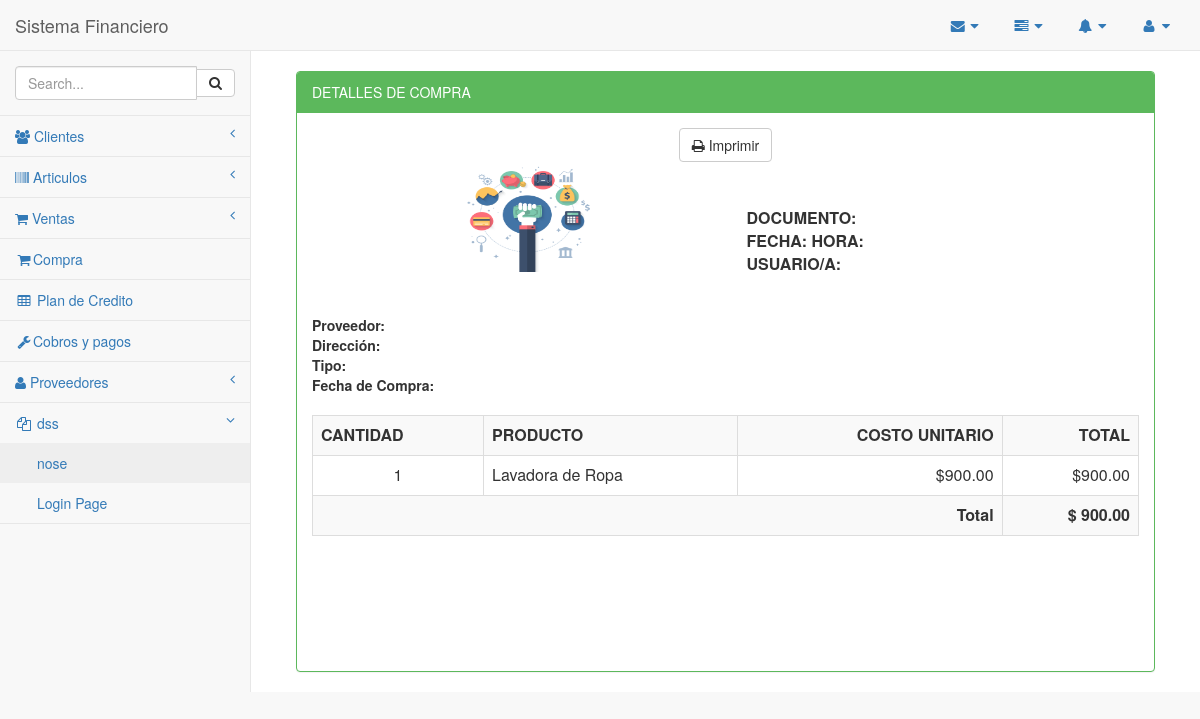
The app's page /compra/pro_contado.php, older data.
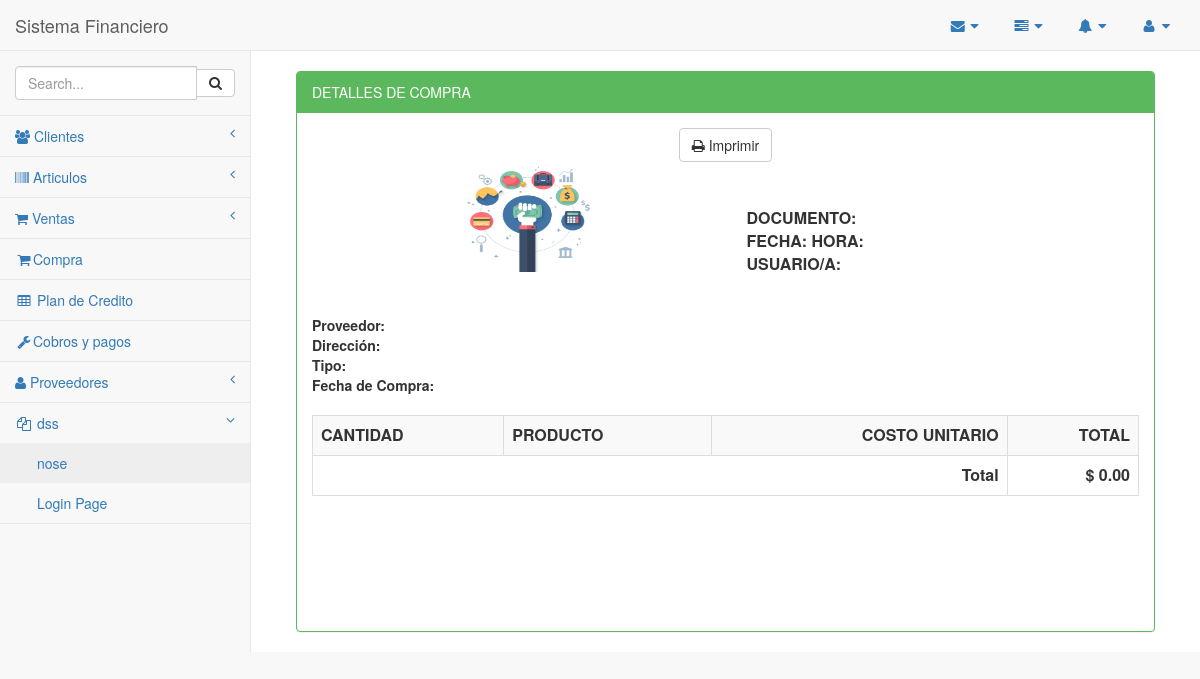
The same page, newer data.
### tables this page shows
CREATE TABLE `compra_tmp` (
  `id` int(10) NOT NULL,
  `id_articulo` int(10) DEFAULT NULL,
  `cant` int(10) DEFAULT NULL
);

CREATE TABLE `articulos` (
  `idarticulos` int(11) NOT NULL,
  `codigo` varchar(45) DEFAULT NULL,
  `nombre` varchar(45) DEFAULT NULL,
  `cantidad` int(11) DEFAULT NULL,
  `valor` float DEFAULT NULL,
  `marca` varchar(45) DEFAULT NULL,
  `estado` varchar(45) DEFAULT NULL,
  `unidad` int(11) DEFAULT NULL,
  `idproveedor` int(10) DEFAULT NULL,
  `idcategoria` int(10) DEFAULT NULL
);

### funciones.php (called while the page is built, shortened)
<?php
function formato($valor){
		return number_format($valor,2,".",",");
	}
        ?>

### compra/pro_contado.php (the view, shortened to what this page needs)
<?php
include_once '../conexion/php_conexion.php';
include_once '../funciones.php';
 include_once '../Plantilla/encabezado.php';
  include_once '../Plantilla/menuLateral.php';
        $pa=mysqli_query($conexion,"SELECT MAX(factura)as maximo FROM factura");
        if($row=mysqli_fetch_array($pa)){
            if($row['maximo']==NULL){
                $factura='10011011';
            }else{
                $factura=$row['maximo']+1;
            }
        }
?>
        <div id="page-wrapper">
            <div class="container-fluid">
            <div class="row">
                <div class="col-md-12">
                    <br/>
                  <div class="panel panel-green">
                        <div class="panel-heading">
                             DETALLES DE COMPRA
                        </div>
                        <div class="table-responsive">
                        <div class="panel-body">
                        <center><button onclick="imprimir();" class="btn btn-default"><i class=" fa fa-print "></i> Imprimir</button></center>
                        <div id="imprimeme">
                        <table width="100%">
                            <tr>
                                <td>
                                    <center>
                                        <img src="../Imagenes/finanzas.png" width="130" height="110"><br>
                                    <strong><?php  ?></strong><br>
                                    </center>
                                </td>
                                <td><br>
                                    <strong>DOCUMENTO: </strong><?php  ?><br>
                                    <strong>FECHA: </strong><?php  ?>
                                    <strong>HORA: </strong><?php  ?><br>
                                    <strong>USUARIO/A: </strong><?php  ?>
                                </td>
                            </tr>
                        </table><br>
                            <strong>Proveedor: </strong><?php  ?><br>
                            <strong>Dirección: </strong><?php  ?><br>
                            <strong>Tipo: </strong><?php  ?><br>
                            <strong>Fecha de Compra: </strong><br><br>
                          <table class="table table-striped table-bordered table-hover" width="100%" rules="all"  border="1">
                                            <tr>
                                                <td><strong>CANTIDAD</strong></td>
                                                <td><strong>PRODUCTO</strong></td>
                                                <td><div align="right"><strong>COSTO UNITARIO</strong></div></td>
                                                <td><div align="right"><strong>TOTAL</strong></div></td>
                                            </tr>
                                            <?php
                                                $neto=0;
                                                $neto_full=0;
                                                $pa=mysqli_query($conexion,"SELECT * FROM compra_tmp, articulos
                                                WHERE  compra_tmp.id_articulo=articulos.idarticulos");
                                                while($row=mysqli_fetch_array($pa)){
                                                    $cantidad=$row['cant'];
                                                    $codigo=$row['id_articulo'];
                                                    $cod=$row['codigo'];
                                                        $new=$row['valor'];
                                                    $importe=$row['cant']*$new;
                                                    $neto=$neto+$importe;
                                                    $importe_dos=$row['cant']*$new;
                                                    $neto_full=$neto_full+$importe_dos;
                                                     mysqli_query($conexion,"INSERT INTO factura (factura,valor,fecha) VALUE ('$factura','$neto','$fecha')");
                                                    $consultaAr=mysqli_query($conexion,"SELECT * FROM articulos WHERE idarticulos=".$row['id_articulo']."");
                                                    while($row=mysqli_fetch_array($consultaAr)){
                                                    $p_nombre=$row['nombre'];
                                                    }
                                                    $detalle_sql="INSERT INTO detalle_compra (factura,articulo,codigo, cantidad, valor, importe, tipo, fecha)
                                                                                  VALUES ('$factura','$codigo','$cod','$cantidad','$new','$importe_dos','COMPRA', '$fecha')";
                                                    mysqli_query($conexion,$detalle_sql);
                                                    $pwa=mysqli_query($conexion,"SELECT stock FROM inventario WHERE id_articulos='$codigo'");
                                                    if($roww=mysqli_fetch_array($pwa)){
                                                        $new_cant=$roww['stock']+$cantidad;
                                                        mysqli_query($conexion,"UPDATE inventario SET stock='$new_cant' WHERE id_articulos='$codigo'");
                                                    }
                                                    $detalle_sql="INSERT INTO kardex (factura, tipo, id_articulos, cantidad, costok, importe, stockk, fecha)
                                                                          VALUES ('$factura','COMPRA','$codigo','$cantidad','$new','$importe_dos','$new_cant','$fecha')";
                                                    mysqli_query($conexion,$detalle_sql);
                                            ?>
                                            <tr>
                                                <td align="center"><?php echo $cantidad; ?></td>
                                                <td><?php echo $p_nombre;  ?></td>
                                                <td><div align="right">$<?php echo formato($new); ?></div></td>
                                                <td><div align="right">$<?php echo formato($importe_dos); ?></div></td>
                                            </tr>
                                            <?php } ?>
                                            <tr>
                                              <td colspan="3"><div align="right"><strong>Total</strong></div></td>
                                              <td><div align="right"><strong>$ <?php echo formato($neto_full); ?></strong></div></td>
                                            </tr>
                                        </table>
                                        <div class="col-md-12">
                                         <br>
                                        <center>
                                            <?php  ?><br>
                                            <?php  ?><br>
                                            <?php  ?><br>
                                            <?php  ?><br>
                                        </center>
                 </div>
                        </div>
                    </div>
                    </div>
                </div>
            </div>
            </div>
        </div>
<?php
include_once '../Plantilla/inferior.php';
?>

### Plantilla/encabezado.php (shortened to what this page needs)
    <link href="../vendor/bootstrap/css/bootstrap.min.css" rel="stylesheet">
    <link href="../vendor/metisMenu/metisMenu.min.css" rel="stylesheet">
    <link href="../dist/css/sb-admin-2.css" rel="stylesheet">
    <link href="../vendor/font-awesome/css/font-awesome.min.css" rel="stylesheet" type="text/css">
<body>
    <div id="wrapper">
        <nav class="navbar navbar-default navbar-static-top" role="navigation" style="margin-bottom: 0">
            <div class="navbar-header">
                <a class="navbar-brand" href="../Inicio/index.php">Sistema Financiero</a>
            </div>
            <ul class="nav navbar-top-links navbar-right">
                <li class="dropdown">
                    <a class="dropdown-toggle" data-toggle="dropdown" href="#">
                        <i class="fa fa-envelope fa-fw"></i> <i class="fa fa-caret-down"></i>
                    </a>
                </li>
                <li class="dropdown">
                    <a class="dropdown-toggle" data-toggle="dropdown" href="#">
                        <i class="fa fa-tasks fa-fw"></i> <i class="fa fa-caret-down"></i>
                    </a>
                </li>
                <li class="dropdown">
                    <a class="dropdown-toggle" data-toggle="dropdown" href="#">
                        <i class="fa fa-bell fa-fw"></i> <i class="fa fa-caret-down"></i>
                    </a>
                </li>
                <li class="dropdown">
                    <a class="dropdown-toggle" data-toggle="dropdown" href="#">
                        <i class="fa fa-user fa-fw"></i> <i class="fa fa-caret-down"></i>
                    </a>
                </li>
            </ul>

### Plantilla/menuLateral.php (shortened to what this page needs)
<div class="navbar-default sidebar" role="navigation">
               <div class="sidebar-nav navbar-collapse">
                   <ul class="nav" id="side-menu">
                       <li class="sidebar-search">
                           <div class="input-group custom-search-form">
                               <input type="text" class="form-control" placeholder="Search...">
                               <span class="input-group-btn">
                                   <button class="btn btn-default" type="button">
                                       <i class="fa fa-search"></i>
                                   </button>
                               </span>
                           </div>
                       </li>
                       <li>
                           <a href="#"><i class="fa fa-users"></i> Clientes<span class="fa arrow"></span></a>
                       </li>
                       <li>
                           <a href="#"><i class="fa fa-barcode"></i> Articulos<span class="fa arrow"></span></a>
                       </li>
                       <li>
                           <a href="#"><i class="fa fa-shopping-cart "></i> Ventas<span class="fa arrow"></span></a>
                       </li>
                       <li>
                           <a href="../compra/compra.php"><i class="fa fa-shopping-cart fa-fw"></i>Compra</a>
                       </li>
                       <li>
                           <a href="../Inventario/PlanPago.php"><i class="fa fa-table fa-fw"></i> Plan de Credito</a>
                       </li>
                       <li>
                           <a href="../cxc/cobros.php"><i class="fa fa-wrench fa-fw"></i>Cobros y pagos</a>
                       </li>
                       <li>
                           <a href="#"><i class="fa fa-user"></i> Proveedores<span class="fa arrow"></span></a>
                       </li>
                       <li class="active">
                           <a href="#"><i class="fa fa-files-o fa-fw"></i> dss<span class="fa arrow"></span></a>
                           <ul class="nav nav-second-level">
                               <li>
                                   <a href="">nose</a>
                               </li>
                               <li>
                                   <a href="login.html">Login Page</a>
                               </li>
                           </ul>
                       </li>
                   </ul>
               </div>
           </div>
       </nav>

### Plantilla/inferior.php (shortened to what this page needs)
</div>
    </div>
</body>

Row changes from the older to the newer data that the page shows:
removed compra_tmp: cant "1", id_articulo.nombre "Lavadora de Ropa", id_articulo.valor "900.00", cant.valor "900.00"
Text that changed along with them:
formato($neto_full): "900.00" → "0.00"
